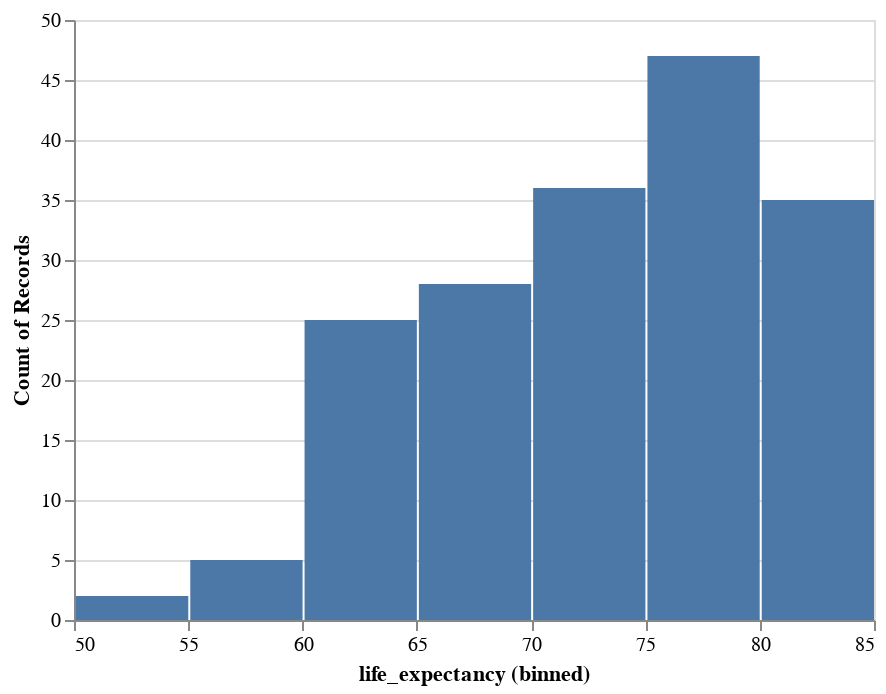

The cell this chart's notebook holds for it:
### Code cell
alt.Chart(gm_df2018).mark_bar().encode(
    alt.X('life_expectancy', bin=True),
    alt.Y('count()'))

### Figure 1 — Vega-Lite specification as saved in the notebook (floating-point values rounded to 4 significant figures; data arrays with more than 128 entries replaced by an {"elided": "..."} marker saying what was removed)
{"usermeta": {"embedOptions": {"theme": "fivethirtyeight"}}, "config": {"view": {"continuousWidth": 400, "continuousHeight": 300}}, "data": {"name": "data-105865250a9109fc08ef5ba0f4dcfed4"}, "mark": "bar", "encoding": {"x": {"bin": true, "field": "life_expectancy", "type": "quantitative"}, "y": {"aggregate": "count", "type": "quantitative"}}, "$schema": "https://vega.github.io/schema/vega-lite/v4.17.0.json", "datasets": {"data-105865250a9109fc08ef5ba0f4dcfed4": {"elided": "178 records"}}}
